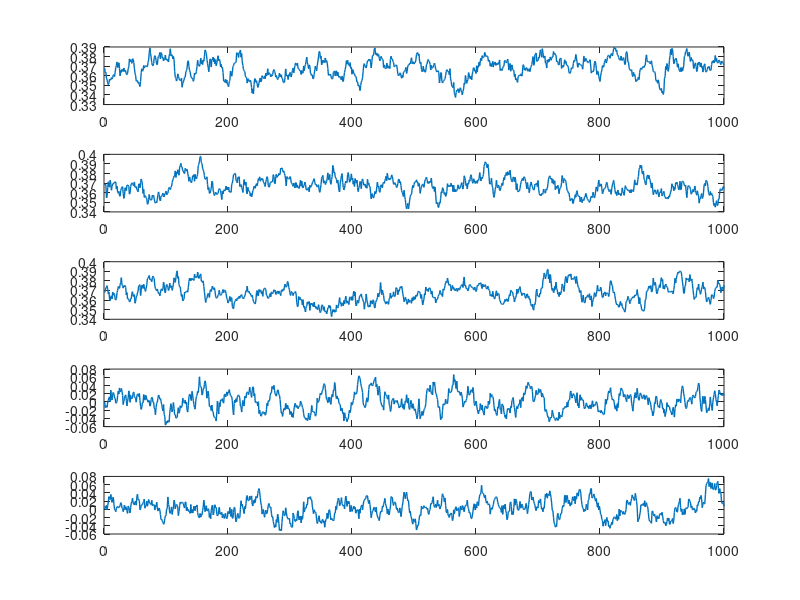

Recreate this plot in MATLAB. (Note: this script raises an error after producing the figure.)
clear all;
T = 1000; % Number of time steps
psi = 0.6;
phi = 0.8;


% Initialize ft parameters
mean_ft = [-1; -1; -1; 0; 0];

f_ar = 0.9*ones(1,5); % AR(1) coefficient for all parameters
f_b = 0.01*ones(1,5);

f_intercept = (eye(5)-diag(f_ar))*mean_ft;

% Simulate ft process
ft = zeros(5, T);
ft(:,1) = mean_ft;
for t = 2:T
    ft(:, t) = f_intercept+ diag(f_ar) * (ft(:, t-1)) + diag(f_b)*randn(5, 1);
end
ft(1, 500:end) = ft(1, 500:end);
ft(2, 510:end) = ft(2, 510:end);
ft(3, 520:end) = ft(3, 520:end);
ft(4, 400:end) = ft(4, 400:end);
% ft(5, 500:510) = ft(5, 500:510)+2;

% ft(4, :) = 0;
% ft(5, :) = 0;


fig = figure();
subplot(5, 1, 1);
plot(1:T, exp(ft(1,1:T)), 'LineWidth', 1);
subplot(5, 1, 2);
plot(1:T, exp(ft(2,1:T)), 'LineWidth', 1);
subplot(5, 1, 3);
plot(1:T, exp(ft(3,1:T)), 'LineWidth', 1);
subplot(5, 1, 4);
plot(1:T, tanh(ft(4,1:T)), 'LineWidth', 1);
subplot(5, 1, 5);
plot(1:T, tanh(ft(5,1:T)).*sqrt(1-tanh(ft(4,1:T)).^2), 'LineWidth', 1);
saveas(fig, 'recovered_true_ft.png');


% Allocate memory for states and observations
obs = table(zeros(T, 1), zeros(T, 1), zeros(T, 1), zeros(T, 1), ...
    'VariableNames', {'price', 'nav', 'dprice', 'dnav'});
state = zeros(4, T);

% Simulate the state and obs
for t = 2:T
    sigma_e = exp(ft(1, t));
    sigma_w = exp(ft(2, t));
    sigma_r = exp(ft(3, t));
    pi_re = tanh(ft(4, t));
    pi_rw = tanh(ft(5, t));
    corr_re = pi_re;
    corr_rw = pi_rw*sqrt(1-pi_re^2);

    corr_ew = 0; % Assume correlation between epsilon and omega is zero

    % Construct the covariance matrix
    covMatrix = [sigma_e^2, corr_ew * sigma_e * sigma_w, corr_re * sigma_e * sigma_r; 
                 corr_ew * sigma_e * sigma_w, sigma_w^2, corr_rw * sigma_w * sigma_r; 
                 corr_re * sigma_e * sigma_r, corr_rw * sigma_w * sigma_r, sigma_r^2];

    L = chol(covMatrix, 'lower');  % Cholesky decomposition
    noise = L * randn(3, 1);
    epsilon = noise(1);
    omega = noise(2);
    r = noise(3);

    % state transition
    state(:, t) = [1, 0, 0, 0; 1, 0, 0, 0; 0, 0, 0, 0; 0, 0, 0, 0] * state(:, t-1) + ...
                   [0, 0, 1; 0, 0, 0; 1, 0, 0; 0, 1, 0] * [epsilon; omega; r];

    % obs transition
    price_nav = [psi, 0; 0, phi] * [obs.price(t-1); obs.nav(t-1)] + ...
                [1, -psi, 1, 0; 1-phi, 0, 0, 1] * [state(1,t); state(2, t); epsilon; omega];
    
    % Calculate first differences
    dprice = price_nav(1) - obs.price(t-1);
    dnav = price_nav(2) - obs.nav(t-1);
    
    % Update states
    obs.price(t) = price_nav(1);
    obs.nav(t) = price_nav(2);
    obs.dprice(t) = dprice;
    obs.dnav(t) = dnav;
    
end


fig = figure();
plot(1:(T-1), obs.price(2:end), 'LineWidth', 1);
hold on
plot(1:(T-1), obs.nav(2:end), 'LineWidth', 1);
hold on
plot(1:(T-1), state(1,2:end), 'LineWidth', 1);
legend('px', 'nav','state');
hold off
saveas(fig, 'true_price_states.png');